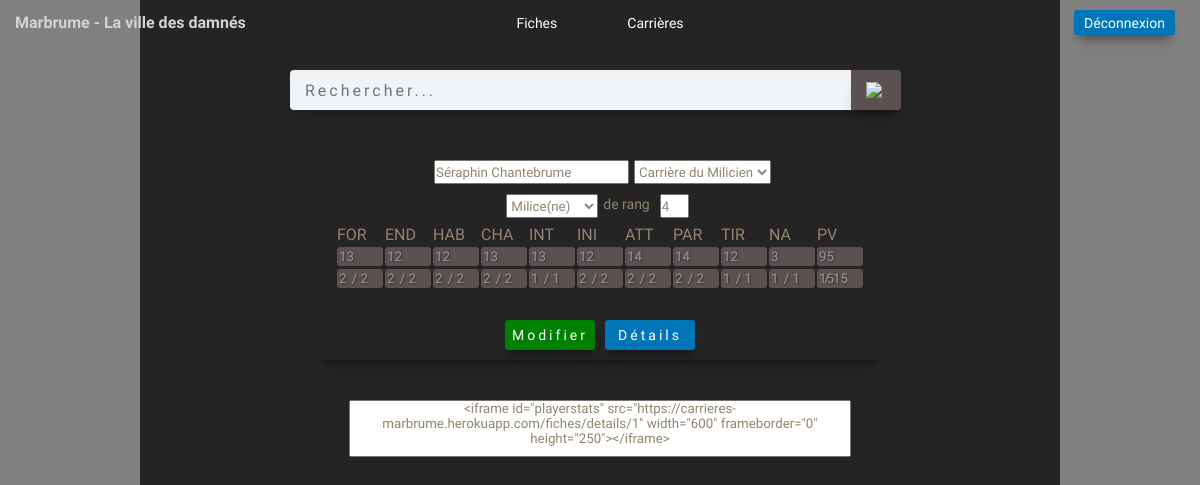
/fiches/1 (signed in), run on an earlier commit of the app's database.
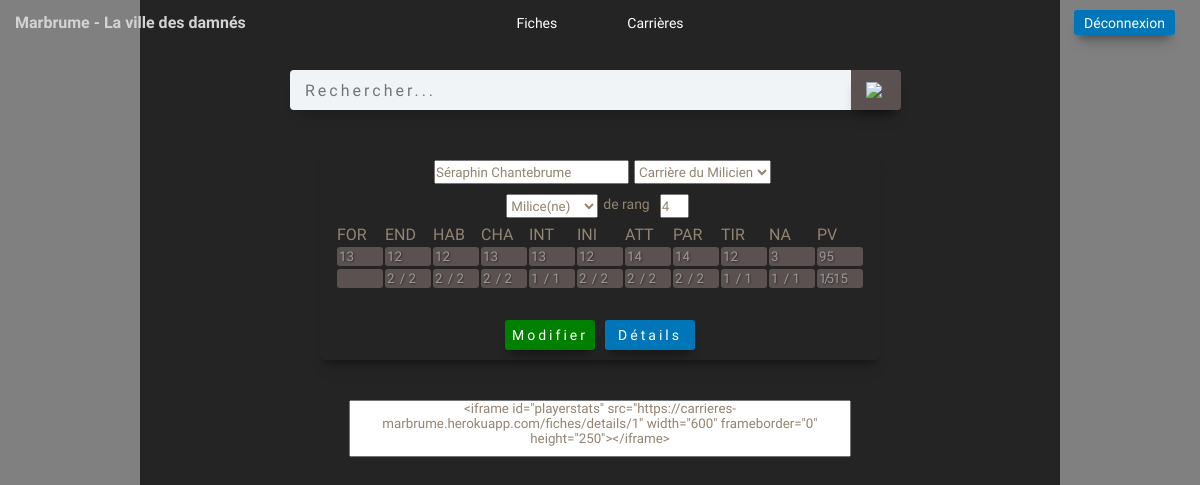
And on a later commit of the database.
### carrieres/models.py (models this page shows)
class Carriere(models.Model):
    name = models.CharField(max_length=100, blank=True, null=True)
    rank = models.IntegerField(choices=RANKS, default=1, blank=True, null=True)
    For1 = models.IntegerField(blank=True, null=True)
    End1 = models.IntegerField(blank=True, null=True)
    Hab1 = models.IntegerField(blank=True, null=True)
    Char1 = models.IntegerField(blank=True, null=True)
    Int1 = models.IntegerField(blank=True, null=True)
    Ini1 = models.IntegerField(blank=True, null=True)
    Att1 = models.IntegerField(blank=True, null=True)
    Par1 = models.IntegerField(blank=True, null=True)
    Tir1 = models.IntegerField(blank=True, null=True)
    Na1 = models.IntegerField(blank=True, null=True)
    Pv1 = models.IntegerField(blank=True, null=True)
    For2 = models.IntegerField(blank=True, null=True)
    End2 = models.IntegerField(blank=True, null=True)
    Hab2 = models.IntegerField(blank=True, null=True)
    Char2 = models.IntegerField(blank=True, null=True)
    Int2 = models.IntegerField(blank=True, null=True)
    Ini2 = models.IntegerField(blank=True, null=True)
    Att2 = models.IntegerField(blank=True, null=True)
    Par2 = models.IntegerField(blank=True, null=True)
    Tir2 = models.IntegerField(blank=True, null=True)
    Na2 = models.IntegerField(blank=True, null=True)
    Pv2 = models.IntegerField(blank=True, null=True)
    For3 = models.IntegerField(blank=True, null=True)
    End3 = models.IntegerField(blank=True, null=True)
    Hab3 = models.IntegerField(blank=True, null=True)
    Char3 = models.IntegerField(blank=True, null=True)
    Int3 = models.IntegerField(blank=True, null=True)
    Ini3 = models.IntegerField(blank=True, null=True)
    Att3 = models.IntegerField(blank=True, null=True)
    Par3 = models.IntegerField(blank=True, null=True)
    Tir3 = models.IntegerField(blank=True, null=True)
    Na3 = models.IntegerField(blank=True, null=True)
    Pv3 = models.IntegerField(blank=True, null=True)
    For4 = models.IntegerField(blank=True, null=True)
    End4 = models.IntegerField(blank=True, null=True)
    Hab4 = models.IntegerField(blank=True, null=True)
    Char4 = models.IntegerField(blank=True, null=True)
    Int4 = models.IntegerField(blank=True, null=True)
    Ini4 = models.IntegerField(blank=True, null=True)
    Att4 = models.IntegerField(blank=True, null=True)
    Par4 = models.IntegerField(blank=True, null=True)
    Tir4 = models.IntegerField(blank=True, null=True)
    Na4 = models.IntegerField(blank=True, null=True)
    Pv4 = models.IntegerField(blank=True, null=True)
    created = models.TimeField(auto_now_add=True)
    def __str__(self):
        return self.name

### fiches/models.py (models this page shows, shortened)
class CharacterSheet(models.Model):
    name = models.CharField(max_length=50, blank=True, null=True)
    group = models.CharField(
        max_length=50, choices=CHOICES, default='Groupe', blank=True, null=True)
    rank = models.IntegerField(blank=True, null=True)
    path = models.ForeignKey(Carriere, on_delete=models.SET_NULL, null=True)
    For = models.IntegerField(blank=True, null=True, default=8)
    End = models.IntegerField(blank=True, null=True, default=8)
    Hab = models.IntegerField(blank=True, null=True, default=8)
    Char = models.IntegerField(blank=True, null=True, default=8)
    Int = models.IntegerField(blank=True, null=True, default=8)
    Ini = models.IntegerField(blank=True, null=True, default=8)
    Att = models.IntegerField(blank=True, null=True, default=8)
    Par = models.IntegerField(blank=True, null=True, default=8)
    Tir = models.IntegerField(blank=True, null=True, default=8)
    Na = models.IntegerField(blank=True, null=True, default=1)
    Pv = models.IntegerField(blank=True, null=True, default=60)
    For1V = models.IntegerField(blank=True, null=True, default=0)
    End1V = models.IntegerField(blank=True, null=True, default=0)
    Hab1V = models.IntegerField(blank=True, null=True, default=0)
    Char1V = models.IntegerField(blank=True, null=True, default=0)
    Int1V = models.IntegerField(blank=True, null=True, default=0)
    Ini1V = models.IntegerField(blank=True, null=True, default=0)
    Att1V = models.IntegerField(blank=True, null=True, default=0)
    Par1V = models.IntegerField(blank=True, null=True, default=0)
    Tir1V = models.IntegerField(blank=True, null=True, default=0)
    Na1V = models.IntegerField(blank=True, null=True, default=0)
    Pv1V = models.IntegerField(blank=True, null=True, default=0)
    For2V = models.IntegerField(blank=True, null=True, default=0)
    End2V = models.IntegerField(blank=True, null=True, default=0)
    Hab2V = models.IntegerField(blank=True, null=True, default=0)
    Char2V = models.IntegerField(blank=True, null=True, default=0)
    Int2V = models.IntegerField(blank=True, null=True, default=0)
    Ini2V = models.IntegerField(blank=True, null=True, default=0)
    Att2V = models.IntegerField(blank=True, null=True, default=0)
    Par2V = models.IntegerField(blank=True, null=True, default=0)
    Tir2V = models.IntegerField(blank=True, null=True, default=0)
    Na2V = models.IntegerField(blank=True, null=True, default=0)
    Pv2V = models.IntegerField(blank=True, null=True, default=0)
    For3V = models.IntegerField(blank=True, null=True, default=0)
    End3V = models.IntegerField(blank=True, null=True, default=0)
    Hab3V = models.IntegerField(blank=True, null=True, default=0)
    Char3V = models.IntegerField(blank=True, null=True, default=0)
    Int3V = models.IntegerField(blank=True, null=True, default=0)
    Ini3V = models.IntegerField(blank=True, null=True, default=0)
    Att3V = models.IntegerField(blank=True, null=True, default=0)
    Par3V = models.IntegerField(blank=True, null=True, default=0)
    Tir3V = models.IntegerField(blank=True, null=True, default=0)
    Na3V = models.IntegerField(blank=True, null=True, default=0)
    Pv3V = models.IntegerField(blank=True, null=True, default=0)
    For4V = models.IntegerField(blank=True, null=True, default=0)
    End4V = models.IntegerField(blank=True, null=True, default=0)
    Hab4V = models.IntegerField(blank=True, null=True, default=0)
    Char4V = models.IntegerField(blank=True, null=True, default=0)
    Int4V = models.IntegerField(blank=True, null=True, default=0)
    Ini4V = models.IntegerField(blank=True, null=True, default=0)
    Att4V = models.IntegerField(blank=True, null=True, default=0)
    Par4V = models.IntegerField(blank=True, null=True, default=0)
    Tir4V = models.IntegerField(blank=True, null=True, default=0)
    Na4V = models.IntegerField(blank=True, null=True, default=0)
    Pv4V = models.IntegerField(blank=True, null=True, default=0)
    created = models.TimeField(auto_now_add=True, null=True)
    class Meta:
        ordering = ['-created']

### fiches/views.py (the view)
# urls.py: path('fiches/<str:pk>', views.fiche, name="charsheet"),
@login_required(login_url='login')
def fiche(request, pk):
    fiche = CharacterSheet.objects.get(id=pk)
    form = CharacterSheetForm(instance=fiche)
    carriere = Carriere.objects.get(name=fiche.path)
    page_title = f"Carrière {fiche.name}"
    if request.method == "POST":
        form = CharacterSheetForm(request.POST)
        if form.is_valid():
            fiche = form.save(commit=False)
            fiche.save()
            return redirect('/')
    context = {'page_title': page_title,
               'fiche': fiche, 'form': form, 'carriere': carriere, 'proxy': PROXY, 'url': URL}
    return render(request, 'fiches/fiche_details.html', context)

### fiches/forms.py
class CharacterSheetForm(ModelForm):
    class Meta:
        model = CharacterSheet
        fields = '__all__'

### fiches/templates/fiches/fiche_details.html (shortened to what the changed rows need)
{% extends "base/index.html" %}
{% load static %}
{% block content %}
<div class="container">
    <div class="sheet-container">
        <form action="{% url 'edit' fiche.id %}" method="POST" name="sheet-form">
        <table class="sheet-table">
            <tr>
                {% if fiche.rank == 1 %}
                    <td><input type="number" name="For1V" min="0" max="{{carriere.For1}}" {% if carriere.For1 != None %} value="{{fiche.For1V}}"><input class="sup" type="number" placeholder="/ {{carriere.For1}}">
                        {% endif %}
                    </td>
                    <td><input type="number" name="End1V" min="0" max="{{carriere.End1}}" {% if carriere.End1 != None %} value="{{fiche.End1V}}"><input class="sup" type="number" placeholder="/ {{carriere.End1}}">
                        {% endif %}
                    </td>
                    <td><input type="number" name="Hab1V" min="0" max="{{carriere.Hab1}}" {% if carriere.Hab1 != None %} value="{{fiche.Hab1V}}"><input class="sup" type="number" placeholder="/ {{carriere.Hab1}}">
                        {% endif %}
                    </td>
                    <td><input type="number" name="Char1V" min="0" max="{{carriere.Char1}}" {% if carriere.Char1 != None %} value="{{fiche.Char1V}}"><input class="sup" type="number" placeholder="/ {{carriere.Char1}}">
                        {% endif %}
                    </td>
                    <td><input type="number" name="Int1V" min="0" max="{{carriere.Int1}}" {% if carriere.Int1 != None %} value="{{fiche.Int1V}}"><input class="sup" type="number" placeholder="/ {{carriere.Int1}}">
                        {% endif %}
                    </td>
                    <td><input type="number" name="Ini1V" min="0" max="{{carriere.Ini1}}" {% if carriere.Ini1 != None %} value="{{fiche.Ini1V}}"><input class="sup" type="number" placeholder="/ {{carriere.Ini1}}">
                        {% endif %}
                    </td>
                    <td><input type="number" name="Att1V" min="0" max="{{carriere.Att1}}" {% if carriere.Att1 != None %} value="{{fiche.Att1V}}"><input class="sup" type="number" placeholder="/ {{carriere.Att1}}">
                        {% endif %}
                    </td>
                    <td><input type="number" name="Par1V" min="0" max="{{carriere.Par1}}" {% if carriere.Par1 != None %} value="{{fiche.Par1V}}"><input class="sup" type="number" placeholder="/ {{carriere.Par1}}">
                        {% endif %}
                    </td>
                    <td><input type="number" name="Tir1V" min="0" max="{{carriere.Tir1}}" {% if carriere.Tir1 != None %} value="{{fiche.Tir1V}}"><input class="sup" type="number" placeholder="/ {{carriere.Tir1}}">
                        {% endif %}
                    </td>
                    <td><input type="number" name="Na1V" min="0" max="{{carriere.Na1}}" {% if carriere.Na1 != None %} value="{{fiche.Na1V}}"><input class="sup" type="number" placeholder="/ {{carriere.Na1}}">
                        {% endif %}
                    </td>
                    <td><input type="number" name="Pv1V" min="0" max="{{carriere.Pv1}}" {% if carriere.Pv1 != None %} value="{{fiche.Pv1V}}"><input class="sup" type="number" placeholder="/ {{carriere.Pv1}}">
                        {% endif %}
                    </td>
                {% elif fiche.rank == 4 %}
                    <td><input type="number" name="For4V" min="0" max="{{carriere.For4}}" {% if carriere.For4 != None %} value="{{fiche.For4V}}"><input class="sup" type="number" placeholder="/ {{carriere.For4}}">
                        {% endif %}
                    </td>
                    <td><input type="number" name="End4V" min="0" max="{{carriere.End4}}" {% if carriere.End4 != None %} value="{{fiche.End4V}}"><input class="sup" type="number" placeholder="/ {{carriere.End4}}">
                        {% endif %}
                    </td>
                    <td><input type="number" name="Hab4V" min="0" max="{{carriere.Hab4}}" {% if carriere.Hab4 != None %} value="{{fiche.Hab4V}}"><input class="sup" type="number" placeholder="/ {{carriere.Hab4}}">
                        {% endif %}
                    </td>
                    <td><input type="number" name="Char4V" min="0" max="{{carriere.Char4}}" {% if carriere.Char4 != None %} value="{{fiche.Char4V}}"><input class="sup" type="number" placeholder="/ {{carriere.Char4}}">
                        {% endif %}
                    </td>
                    <td><input type="number" name="Int4V" min="0" max="{{carriere.Int4}}" {% if carriere.Int4 != None %} value="{{fiche.Int4V}}"><input class="sup" type="number" placeholder="/ {{carriere.Int4}}">
                        {% endif %}
                    </td>
                    <td><input type="number" name="Ini4V" min="0" max="{{carriere.Ini4}}" {% if carriere.Ini4 != None %} value="{{fiche.Ini4V}}"><input class="sup" type="number" placeholder="/ {{carriere.Ini4}}">
                        {% endif %}
                    </td>
                    <td><input type="number" name="Att4V" min="0" max="{{carriere.Att4}}" {% if carriere.Att4 != None %} value="{{fiche.Att4V}}"><input class="sup" type="number" placeholder="/ {{carriere.Att4}}">
                        {% endif %}
                    </td>
                    <td><input type="number" name="Par4V" min="0" max="{{carriere.Par4}}" {% if carriere.Par4 != None %} value="{{fiche.Par4V}}"><input class="sup" type="number" placeholder="/ {{carriere.Par4}}">
                        {% endif %}
                    </td>
                    <td><input type="number" name="Tir4V" min="0" max="{{carriere.Tir4}}" {% if carriere.Tir4 != None %} value="{{fiche.Tir4V}}"><input class="sup" type="number" placeholder="/ {{carriere.Tir4}}">
                        {% endif %}
                    </td>
                    <td><input type="number" name="Na4V" min="0" max="{{carriere.Na4}}" {% if carriere.Na4 != None %} value="{{fiche.Na4V}}"><input class="sup" type="number" placeholder="/ {{carriere.Na4}}">
                        {% endif %}
                    </td>
                    <td><input type="number" name="Pv4V" min="0" max="{{carriere.Pv4}}" {% if carriere.Pv4 != None %} value="{{fiche.Pv4V}}"><input class="sup" type="number" placeholder="/ {{carriere.Pv4}}">
                        {% endif %}
                    </td>
                {% endif %}
                </td>
            </tr>
        </table>
    </form>
    </div>
</div>
{% endblock %}

What changed in the data, as far as the page shows it:
changed Carriere: For4V "2" → (not shown)
